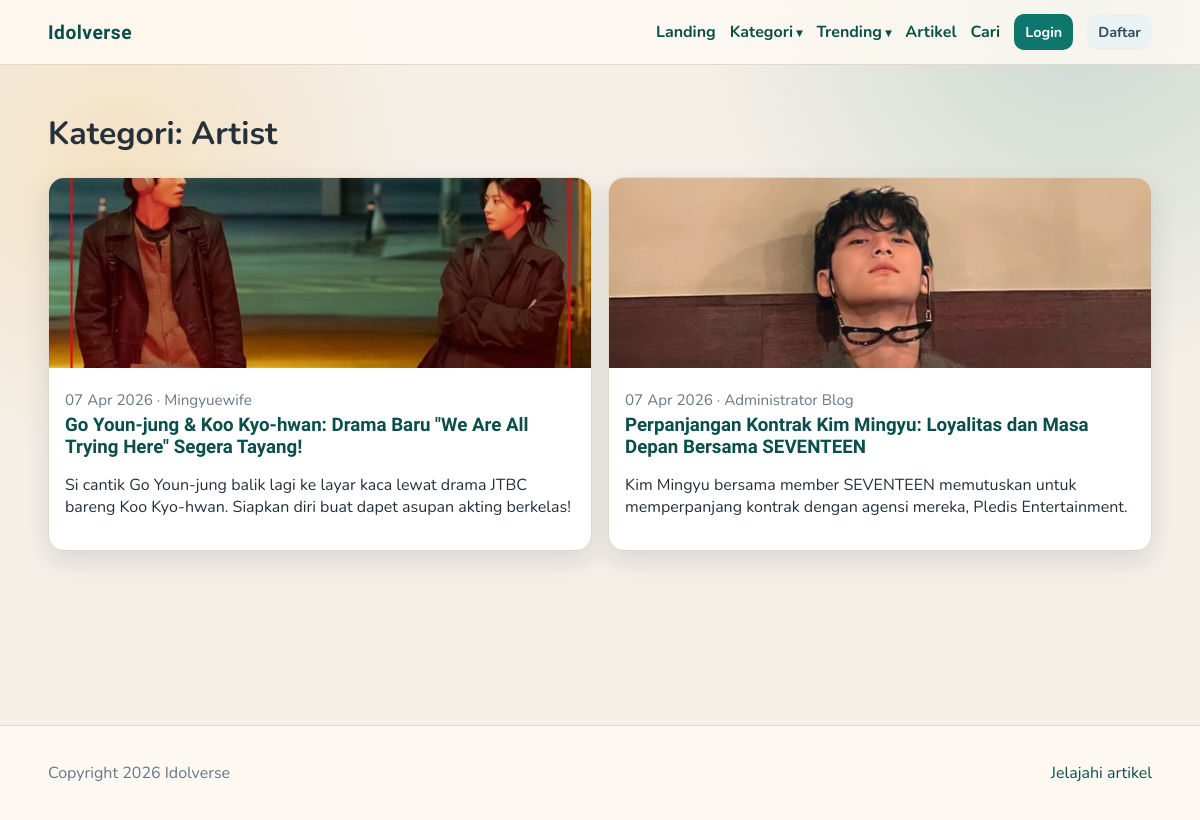
Screenshot of /blog/category.php?slug=Artist with the database file from the repository.
### tables this page shows
CREATE TABLE `categories` (
  `id` int(11) NOT NULL,
  `name` varchar(80) NOT NULL,
  `slug` varchar(100) NOT NULL,
  `created_at` timestamp NOT NULL DEFAULT current_timestamp()
);

CREATE TABLE `posts` (
  `id` int(11) NOT NULL,
  `user_id` int(11) NOT NULL,
  `category_id` int(11) NOT NULL,
  `title` varchar(180) NOT NULL,
  `slug` varchar(200) NOT NULL,
  `excerpt` text DEFAULT NULL,
  `content` longtext NOT NULL,
  `image_url` varchar(255) DEFAULT NULL,
  `is_published` tinyint(1) DEFAULT 1,
  `created_at` timestamp NOT NULL DEFAULT current_timestamp(),
  `updated_at` timestamp NOT NULL DEFAULT current_timestamp() ON UPDATE current_timestamp()
);

CREATE TABLE `users` (
  `id` int(11) NOT NULL,
  `full_name` varchar(100) NOT NULL,
  `username` varchar(50) NOT NULL,
  `email` varchar(100) NOT NULL,
  `password` varchar(255) NOT NULL,
  `role` enum('admin','author') NOT NULL,
  `created_at` timestamp NOT NULL DEFAULT current_timestamp()
);

### blog/includes/auth.php (called while the page is built, shortened)
<?php
function e(string $value): string {
    return htmlspecialchars($value, ENT_QUOTES, 'UTF-8');
}
?>

### blog/category.php (the view, shortened to what this page needs)
<?php
require_once __DIR__ . '/includes/helpers.php';
$slug = trim($_GET['slug'] ?? '');
$stmt = $pdo->prepare('SELECT * FROM categories WHERE slug = ? LIMIT 1');
$stmt->execute([$slug]);
$category = $stmt->fetch();
$postStmt = $pdo->prepare("SELECT p.*, u.full_name AS author_name FROM posts p JOIN users u ON u.id = p.user_id WHERE p.category_id = ? AND p.is_published = 1 ORDER BY p.created_at DESC");
$postStmt->execute([(int)$category['id']]);
$posts = $postStmt->fetchAll();
include __DIR__ . '/includes/header.php';
?>
<div class="container">
    <h1>Kategori: <?= e($category['name']); ?></h1>
    <div class="card-grid">
        <?php foreach ($posts as $post): ?>
        <article class="card">
            <img src="<?= e($post['image_url'] ?: 'https://images.unsplash.com/photo-1455390582262-044cdead277a?auto=format&fit=crop&w=1200&q=80'); ?>" alt="<?= e($post['title']); ?>">
            <div class="card-body">
                <div class="muted"><?= date('d M Y', strtotime($post['created_at'])); ?> · <?= e($post['author_name']); ?></div>
                <h3><a href="/blog/post.php?slug=<?= e($post['slug']); ?>"><?= e($post['title']); ?></a></h3>
                <p><?= e($post['excerpt'] ?? ''); ?></p>
            </div>
        </article>
        <?php endforeach; ?>
    </div>
</div>
<?php include __DIR__ . '/includes/footer.php'; ?>

### blog/assets/css/style.css (style rules this page uses)
:root { --bg: #f4efe7; --surface: #fffaf3; --card: #ffffff; --text: #25303b; --muted: #667788; --brand: #0f766e; --brand-dark: #0a4f4b; --accent: #f59e0b; --danger: #b42318; --line: #e4d9c8; --shadow: 0 10px 26px rgba(27, 46, 62, 0.12); }
* { box-sizing: border-box; }
body { margin: 0; font-family: 'Nunito', sans-serif; color: var(--text); background: radial-gradient(circle at 10% 20%, rgba(245, 158, 11, 0.16), transparent 24%), radial-gradient(circle at 90% 0%, rgba(15, 118, 110, 0.18), transparent 28%), var(--bg); }
a { color: var(--brand-dark); text-decoration: none; }
.container { width: min(1120px, 92vw); margin: 0 auto; }
.card-grid { display: grid; grid-template-columns: repeat(auto-fit, minmax(260px, 1fr)); gap: 16px; }
.card { background: var(--card); border: 1px solid var(--line); border-radius: 16px; box-shadow: var(--shadow); overflow: hidden; }
.card img { width: 100%; height: 190px; object-fit: cover; }
.card-body { padding: 16px; }
.card h3 { margin: 4px 0 8px; font-family: 'Sora', sans-serif; }
.muted { color: var(--muted); font-size: 0.95rem; }

### rows the page displays
categories: name "Artist"
posts: image_url (picture), created_at "07 Apr 2026", user.full_name "Mingyuewife", title "Go Youn-jung & Koo Kyo-hwan: Drama Baru \"We Are All Trying Here\" Segera Tayang!", excerpt "Si cantik Go Youn-jung balik lagi ke layar kaca lewat drama JTBC bareng Koo Kyo-hwan. Siapkan diri buat dapet asupan akting berkelas!"
posts: image_url (picture), created_at "07 Apr 2026", user.full_name "Administrator Blog", title "Perpanjangan Kontrak Kim Mingyu: Loyalitas dan Masa Depan Bersama SEVENTEEN", excerpt "Kim Mingyu bersama member SEVENTEEN memutuskan untuk memperpanjang kontrak dengan agensi mereka, Pledis Entertainment."
